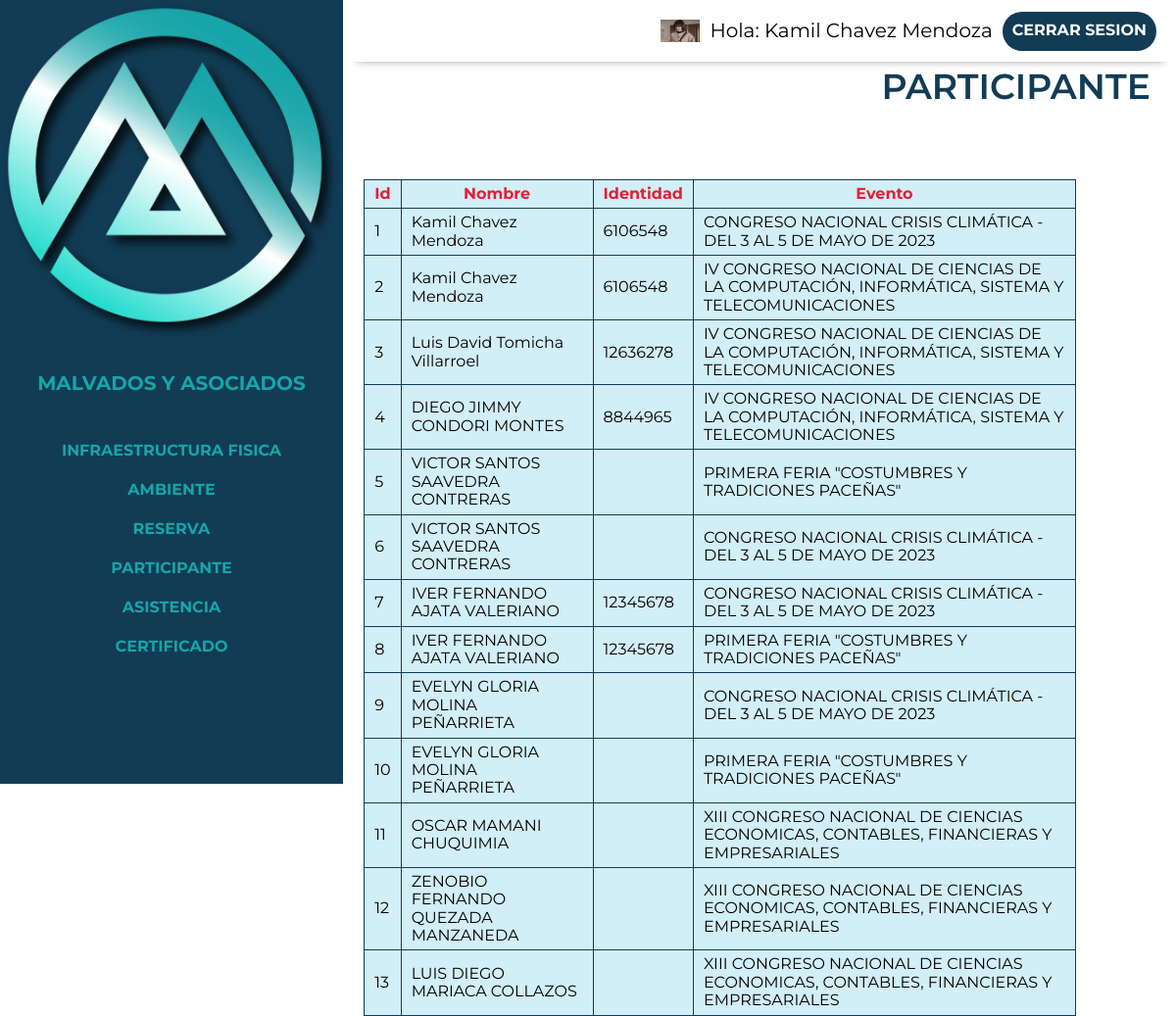
Page /control/participante.php (signed in) on the committed database.
### tables this page shows
CREATE TABLE `usuario` (
  `id_usuario` int(20) NOT NULL,
  `nombre` varchar(60) NOT NULL,
  `apPaterno` varchar(50) NOT NULL,
  `apMaterno` varchar(50) NOT NULL,
  `email` varchar(60) NOT NULL,
  `password` char(60) DEFAULT NULL,
  `estado` varchar(60) DEFAULT NULL,
  `identidad` varchar(60) NOT NULL,
  `foto` varchar(200) DEFAULT NULL,
  `usuario` varchar(50) DEFAULT NULL,
  `celular` varchar(20) DEFAULT NULL,
  `fechaRegistro` date DEFAULT NULL,
  `token` varchar(50) DEFAULT NULL
);

CREATE TABLE `participante` (
  `id_participante` int(20) NOT NULL,
  `id_usuario` int(20) NOT NULL,
  `id_evento` int(20) NOT NULL,
  `fecha_participante` date NOT NULL,
  `codigo_qr` varchar(225) DEFAULT NULL
);

CREATE TABLE `evento` (
  `id_evento` int(20) NOT NULL,
  `fechaEvento` date DEFAULT NULL,
  `nombreEvento` varchar(225) NOT NULL,
  `Duracion` int(45) NOT NULL,
  `descripcion` longtext NOT NULL,
  `imagen` varchar(200) DEFAULT NULL,
  `id_ambiente` int(11) NOT NULL,
  `gratuito` varchar(2) DEFAULT 'no',
  `costo` decimal(10,0) DEFAULT NULL,
  `fechaFin` date DEFAULT NULL,
  `hora_ini` time NOT NULL,
  `hora_fin` time NOT NULL,
  `estado` varchar(60) NOT NULL
);

### control/participante.php (the view, shortened to what this page needs)
<?php require 'includes/header.php';
 include("../app/conexion.php");
    $sql="select *from participante";
    $resultado=mysqli_query($conectar,$sql);$sw=1;?>
<div class="contenedor">
    <div class="listar ">
        <h2 >Participante</h2>
    </div>
    <br/>
    <div class="tlis">
            <table  >
                <thead>
                    <tr>
                        <th data-titulo="Id:">Id</th>
                        <th data-titulo="Nombre:">Nombre</th>
                        <th data-titulo="Identidad:">Identidad</th>
                        <th data-titulo="Evento:">Evento</th>
                    </tr>
                </thead>
                <tbody>
                     <?php
                            while($filas=mysqli_fetch_assoc($resultado)){
                                $s="select * from usuario where id_usuario='".$filas['id_usuario']."'";
                                $r=mysqli_query($conectar,$s);
                                $f=mysqli_fetch_assoc($r);
                                $sqle="select * from evento where id_evento='".$filas['id_evento']."'";
                                $re=mysqli_query($conectar,$sqle);
                                $fe=mysqli_fetch_assoc($re);
                            ?>
                    <tr>
                        <td data-titulo="Id:"><?php echo $sw?></td>
                        <td data-titulo="Nombre:"><?php echo $f['nombre']." ".$f['apPaterno']." ".$f['apMaterno'];?></td>
                        <td data-titulo="Identidad:"><?php echo $f['identidad']?></td>
                        <td data-titulo="Evento:"><?php echo $fe['nombreEvento']?></td>
                    </tr>
                    <?php
                $sw=$sw+1;
                }
                    ?>
                </tbody>
            </table>
         </div>
    </div>
</div>
<?php require 'includes/footer.php' ?>

### control/includes/header.php (shortened to what this page needs)
<!DOCTYPE html>
<html lang="en">
<head>
    <link rel="stylesheet" href="https://cdn.jsdelivr.net/npm/bootstrap-icons@1.10.4/font/bootstrap-icons.css">
    <link rel="stylesheet" href="../build/css/app.css">
    <link href="https://cdn.jsdelivr.net/npm/select2@4.1.0-rc.0/dist/css/select2.min.css" rel="stylesheet" />
</head>
<body>
<div class="dashboard">
    <aside class="sidebar">
        <div class="logo-principal">
            <img  loading="lazy"  width="50" heigth="80" src="../build/img/control/logo.webp" alt="desdeaqui">
            <a href="index.php"><h3>  Malvados y Asociados </h3></a>
        </div>
        <nav class="sidebar-nav flex">
            <a href="infraestructura.php">Infraestructura Fisica</a>
            <a href="ambiente.php">Ambiente</a>
            <a href="reserva.php">Reserva</a>
            <a href="participante.php">Participante</a>
            <a href="asistencia.php">Asistencia</a>
                <a href="certificado.php">Certificado</a>
        </nav>
    </aside>
    <div class="principal">
        <div class="barra flex">
            <img src="../build/img/control/sara.webp"  style="width:40px;height:23px;" class="rounded-pill">
            <p>Hola: <span>
                <?php
                $id=$_SESSION['id'];
                include("../app/conexion.php");
                $sql="select nombre, apPaterno, apMaterno from usuario where id_usuario='$id'";
                $resultado=mysqli_query($conectar,$sql);
                $filas=mysqli_fetch_assoc($resultado);
                 echo $filas['nombre'].' '.$filas['apPaterno'].' '.$filas['apMaterno'];
                ?>
                </span></p>
            <a href="../login/cerrar_session.php" class="cerrar-sesion">Cerrar Sesion</a>
        </div>

### build/css/app.css (style rules this page uses)
html { box-sizing:border-box;font-size:62.5% }
*,:after,:before { box-sizing:inherit }
body { font-family:Montserrat,sans-serif;font-size:1.6rem }
p { color:#000;font-size:2rem }
.contenedor { margin:0 auto;max-width:120rem;width:95% }
a { text-decoration:none }
h1,h2,h3 { margin:0 0 5rem }
h2 { font-size:3.6rem }
h3 { font-size:3rem }
img { display:block;height:auto;max-width:100%;width:100% }
html { -webkit-text-size-adjust:100%;line-height:1.15 }
body { margin:0 }
a { background-color:transparent }
img { border-style:none }
.dashboard { background-color:#fff }
@media (min-width:768px) { .dashboard { display:flex;height:100vh } }
.dashboard .principal { flex:1 }
.sidebar { background-color:#123c55;width:100% }
@media (min-width:768px) { .sidebar { max-width:35rem } }
.sidebar h3 { color:#17a5a9;font-size:2rem;margin:0;padding:2rem;text-align:left }
.sidebar .sidebar-nav { flex-direction:column;margin-top:5rem }
.sidebar .sidebar-nav a { color:#17a5a9;font-weight:700;padding:1rem;text-align:left;transition-duration:.3s;transition-property:background-color;width:100% }
.barra { background-color:#fff;box-shadow:1px 12px 9px -13px rgba(0,0,0,.4);justify-content:flex-end;padding:1rem 2rem;transition-duration:.3s;transition-property:background-color }
.barra p { margin:1rem }
.listar h2 { color:#123c55;padding:.5rem;text-align:end;text-transform:uppercase }
.barra a { background-color:#123c55;border-radius:5rem }
a { align-items:center;color:#fff;display:grid;font-weight:700;height:4rem;justify-content:center;padding:1rem;text-transform:uppercase;transition-duration:.3s;transition-property:background-color }
.flex { align-items:center;display:flex }
table { background:#d2eef7;border-collapse:collapse }
table thead { color:#e71d36 }
td,th { border:1px solid #123c55;padding:5px 10px }
@media (min-width:992px) { table { display:table;width:90% } }
h2 { font-weight:600 }

### rows in the picture
usuario: nombre "Kamil", apPaterno "Chavez", apMaterno "Mendoza"
participante: id_usuario.nombre "Kamil", id_usuario.apPaterno "Chavez", id_usuario.apMaterno "Mendoza", id_usuario.identidad "6106548", id_evento.nombreEvento "CONGRESO NACIONAL CRISIS CLIMÁTICA - DEL 3 AL 5 DE MAYO DE 2023"
participante: id_usuario.nombre "Kamil", id_usuario.apPaterno "Chavez", id_usuario.apMaterno "Mendoza", id_usuario.identidad "6106548", id_evento.nombreEvento "IV CONGRESO NACIONAL DE CIENCIAS DE LA COMPUTACIÓN, INFORMÁTICA, SISTEMA Y TELECOMUNICACIONES"
participante: id_usuario.nombre "Luis David", id_usuario.apPaterno "Tomicha", id_usuario.apMaterno "Villarroel", id_usuario.identidad "12636278", id_evento.nombreEvento "IV CONGRESO NACIONAL DE CIENCIAS DE LA COMPUTACIÓN, INFORMÁTICA, SISTEMA Y TELECOMUNICACIONES"
participante: id_usuario.nombre "DIEGO JIMMY", id_usuario.apPaterno "CONDORI", id_usuario.apMaterno "MONTES", id_usuario.identidad "8844965", id_evento.nombreEvento "IV CONGRESO NACIONAL DE CIENCIAS DE LA COMPUTACIÓN, INFORMÁTICA, SISTEMA Y TELECOMUNICACIONES"
participante: id_usuario.nombre "VICTOR SANTOS", id_usuario.apPaterno "SAAVEDRA", id_usuario.apMaterno "CONTRERAS", id_evento.nombreEvento "PRIMERA FERIA \"COSTUMBRES Y TRADICIONES PACEÑAS\""
participante: id_usuario.nombre "VICTOR SANTOS", id_usuario.apPaterno "SAAVEDRA", id_usuario.apMaterno "CONTRERAS", id_evento.nombreEvento "CONGRESO NACIONAL CRISIS CLIMÁTICA - DEL 3 AL 5 DE MAYO DE 2023"
participante: id_usuario.nombre "IVER FERNANDO", id_usuario.apPaterno "AJATA", id_usuario.apMaterno "VALERIANO", id_usuario.identidad "12345678", id_evento.nombreEvento "CONGRESO NACIONAL CRISIS CLIMÁTICA - DEL 3 AL 5 DE MAYO DE 2023"
participante: id_usuario.nombre "IVER FERNANDO", id_usuario.apPaterno "AJATA", id_usuario.apMaterno "VALERIANO", id_usuario.identidad "12345678", id_evento.nombreEvento "PRIMERA FERIA \"COSTUMBRES Y TRADICIONES PACEÑAS\""
participante: id_usuario.nombre "EVELYN GLORIA", id_usuario.apPaterno "MOLINA", id_usuario.apMaterno "PEÑARRIETA", id_evento.nombreEvento "CONGRESO NACIONAL CRISIS CLIMÁTICA - DEL 3 AL 5 DE MAYO DE 2023"
participante: id_usuario.nombre "EVELYN GLORIA", id_usuario.apPaterno "MOLINA", id_usuario.apMaterno "PEÑARRIETA", id_evento.nombreEvento "PRIMERA FERIA \"COSTUMBRES Y TRADICIONES PACEÑAS\""
participante: id_usuario.nombre "OSCAR", id_usuario.apPaterno "MAMANI", id_usuario.apMaterno "CHUQUIMIA", id_evento.nombreEvento "XIII CONGRESO NACIONAL DE CIENCIAS ECONOMICAS, CONTABLES, FINANCIERAS Y EMPRESARIALES"
participante: id_usuario.nombre "ZENOBIO FERNANDO", id_usuario.apPaterno "QUEZADA", id_usuario.apMaterno "MANZANEDA", id_evento.nombreEvento "XIII CONGRESO NACIONAL DE CIENCIAS ECONOMICAS, CONTABLES, FINANCIERAS Y EMPRESARIALES"
participante: id_usuario.nombre "LUIS DIEGO", id_usuario.apPaterno "MARIACA", id_usuario.apMaterno "COLLAZOS", id_evento.nombreEvento "XIII CONGRESO NACIONAL DE CIENCIAS ECONOMICAS, CONTABLES, FINANCIERAS Y EMPRESARIALES"
